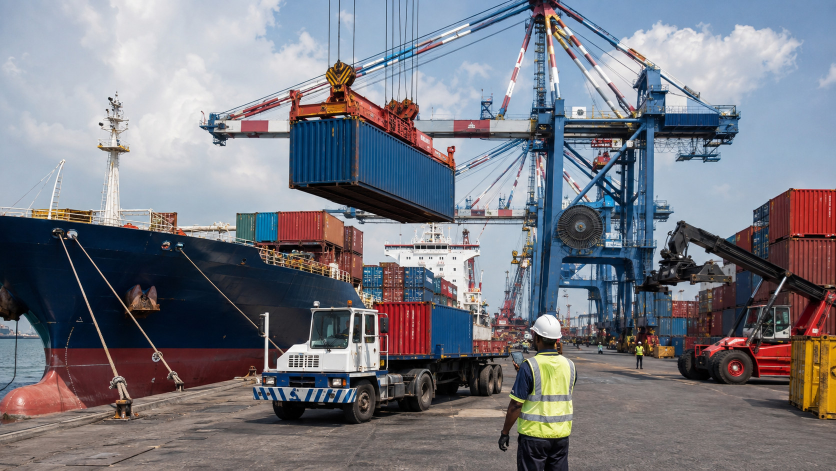
#> input picture tools/images/masters/port-crane.jpg, 1672 x 941 px (shown at 1/2 size); its folder holds 5 pictures in this run
$ python process.py
#> lines starting #> are read from the running program, lines starting #| are printed output that depends on the picture
# -*- coding: utf-8 -*-
"""Crops and resizes the photo masters into web-ready images.

    pip install Pillow
    python3 tools/images/process.py

Each master in tools/images/masters/ is cut into the crops listed in CROPS,
and every crop is written at each width as both WebP (small) and JPEG (for
older phones and browsers that cannot show WebP). Output goes to
assets/img/photos/. To swap a photo, replace the master with an image of the
same name, adjust its crop box if needed, and run this again.
"""
import json, os
from PIL import Image, ImageDraw, ImageFont

HERE = os.path.dirname(os.path.abspath(__file__))
MASTERS = os.path.join(HERE, 'masters')
OUT = os.path.join(HERE, '..', '..', 'assets', 'img', 'photos')

# name: (master, crop box in master pixels or None for the full frame, widths)
# Masters are 1672 x 941.
WIDE = (800, 1400)
CROPS = {
    'port-crane-tall':     ('port-crane',      (420, 0, 1238, 941),  (640, 1000)),
    'fleet-tall':          ('fleet',           (0, 0, 753, 941),     (600, 900)),
    'warehouse-team-tall': ('warehouse-team',  (830, 0, 1583, 941),  (600, 900)),
    'reach-stacker':       ('reach-stacker',   None, WIDE),
    'customs-counter':     ('customs-counter', None, WIDE),
    'gate-check':          ('gate-check',      None, WIDE),
    'warehouse-aisle':     ('warehouse-aisle', None, WIDE),
    'sealed-container':    ('sealed-container',None, WIDE),
    'highway-truck':       ('highway-truck',   None, WIDE),
    'fleet':               ('fleet',           None, WIDE),
}


def main():
    os.makedirs(OUT, exist_ok=True)
    manifest = {}
    for name, (master, box, widths) in CROPS.items():
        im = Image.open(os.path.join(MASTERS, master + '.jpg')).convert('RGB')
#> im is the input picture: PIL image 1672x941 RGB; mean R, G, B 120.2, 121.1, 129.3
        if box:
            im = im.crop(box)
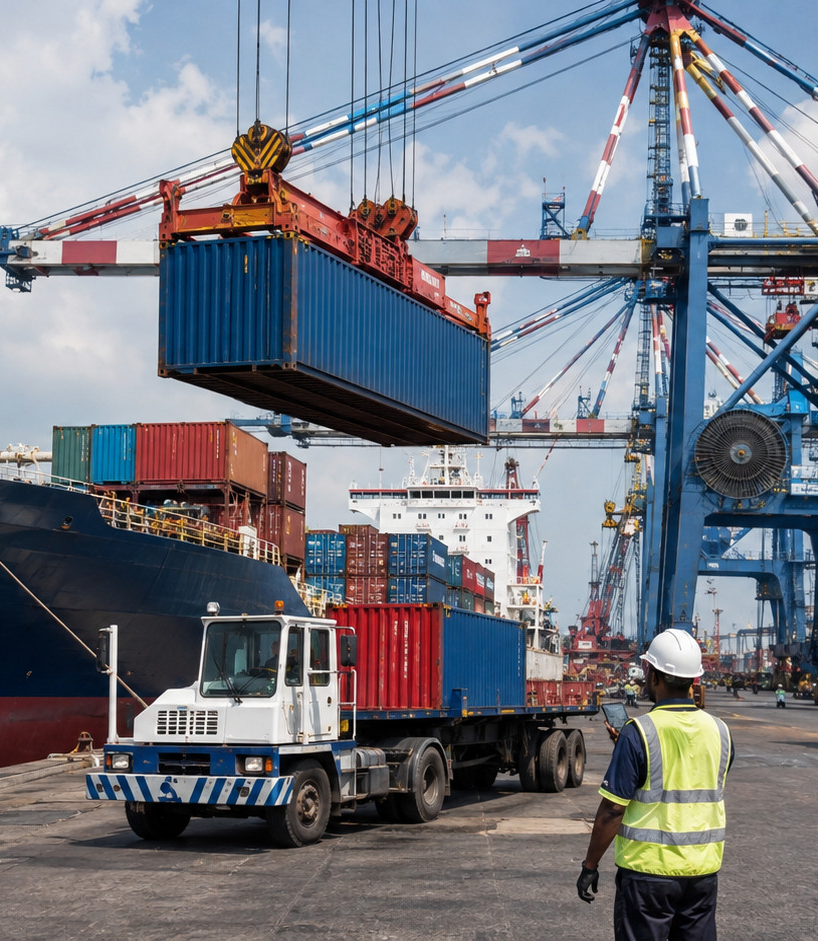
#> im: PIL image 818x941 RGB; mean R, G, B 116.6, 120.1, 129.1
        sizes = []
        for w in widths:
            w = min(w, im.width)
            h = round(im.height * w / im.width)
            r = im.resize((w, h), Image.LANCZOS)
            r.save(os.path.join(OUT, f'{name}-{w}.webp'), quality=78, method=6)
            r.save(os.path.join(OUT, f'{name}-{w}.jpg'), quality=80, optimize=True, progressive=True)
            sizes.append([w, h])
#> after the loop, sizes = [[640, 736], [818, 941]]
        manifest[name] = sizes
#> pass 2 of the loop in main, `for name, (master, box, widths) in CROPS.items():`:
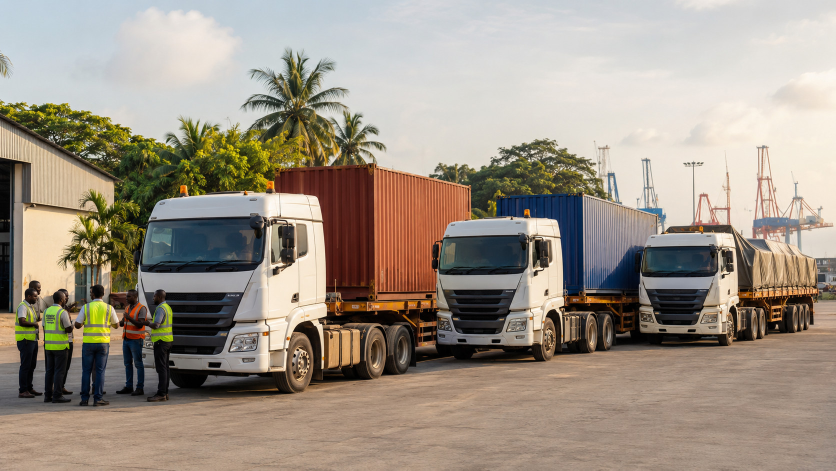
#> input picture tools/images/masters/fleet.jpg, 1672 x 941 px (shown at 1/2 size)
#> in main, im is the input picture: PIL image 1672x941 RGB; mean R, G, B 157.5, 146.5, 133.4
#> in main, `im = im.crop(box)`:
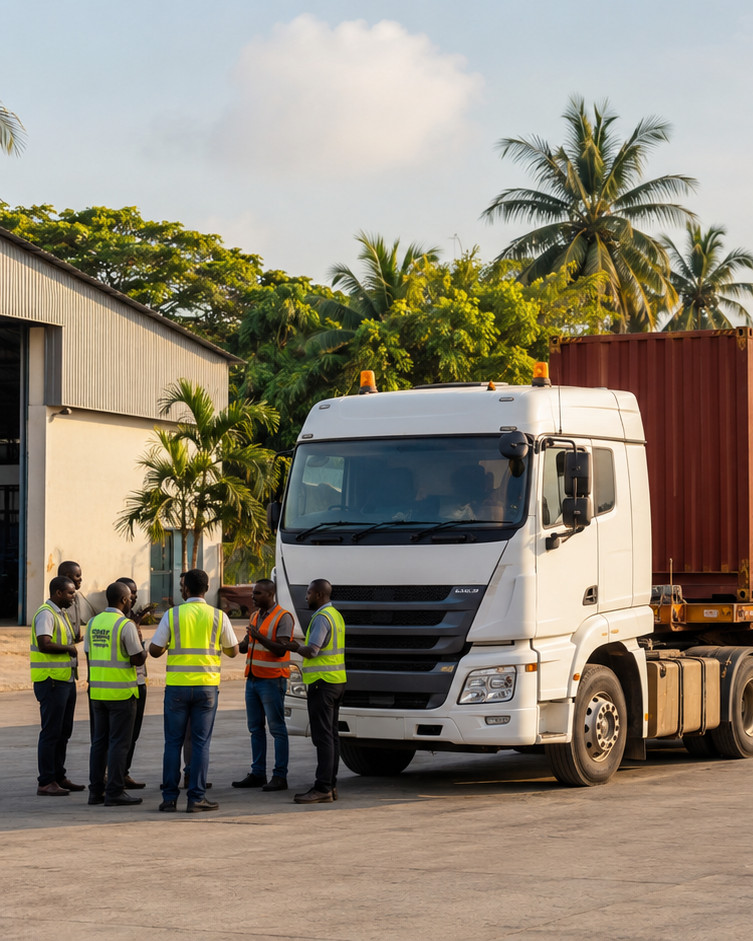
#> im: PIL image 753x941 RGB; mean R, G, B 142.2, 133.6, 117.4
#> after the loop in main, `for w in widths:`: sizes = [[600, 750], [753, 941]]
    with open(os.path.join(HERE, '..', 'photos.json'), 'w') as f:
        json.dump(manifest, f, indent=1)
    for name, s in manifest.items():
        print(f'{name:22}', ', '.join(f'{w}x{h}' for w, h in s))


# [59 lines left out: functions font, og_card, not called in this run]


if __name__ == '__main__':
#> (the run stopped early here; a loop or call above may not have finished)
